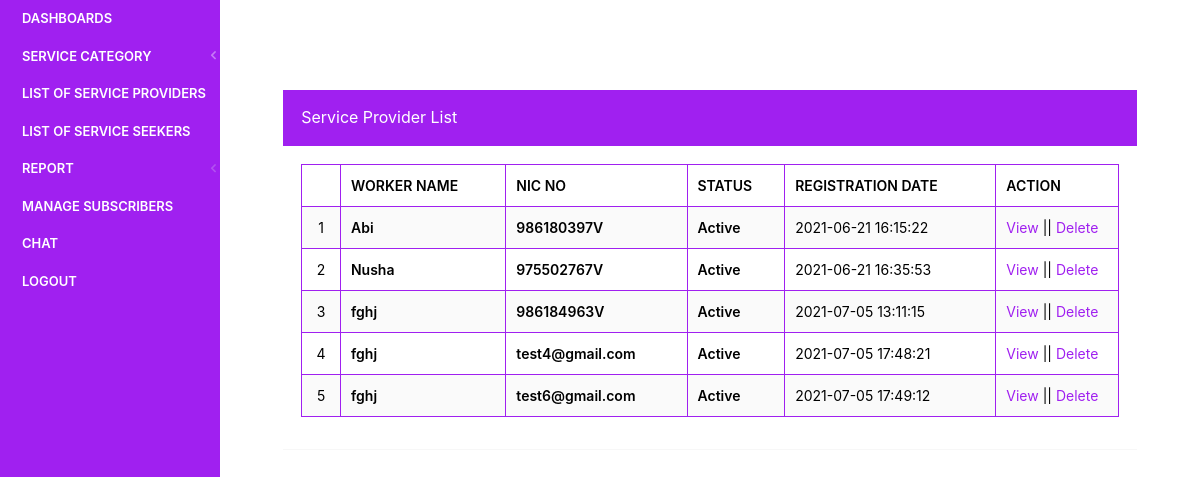
Page /findus/admin/employer-list.php (signed in) on the earlier database version.
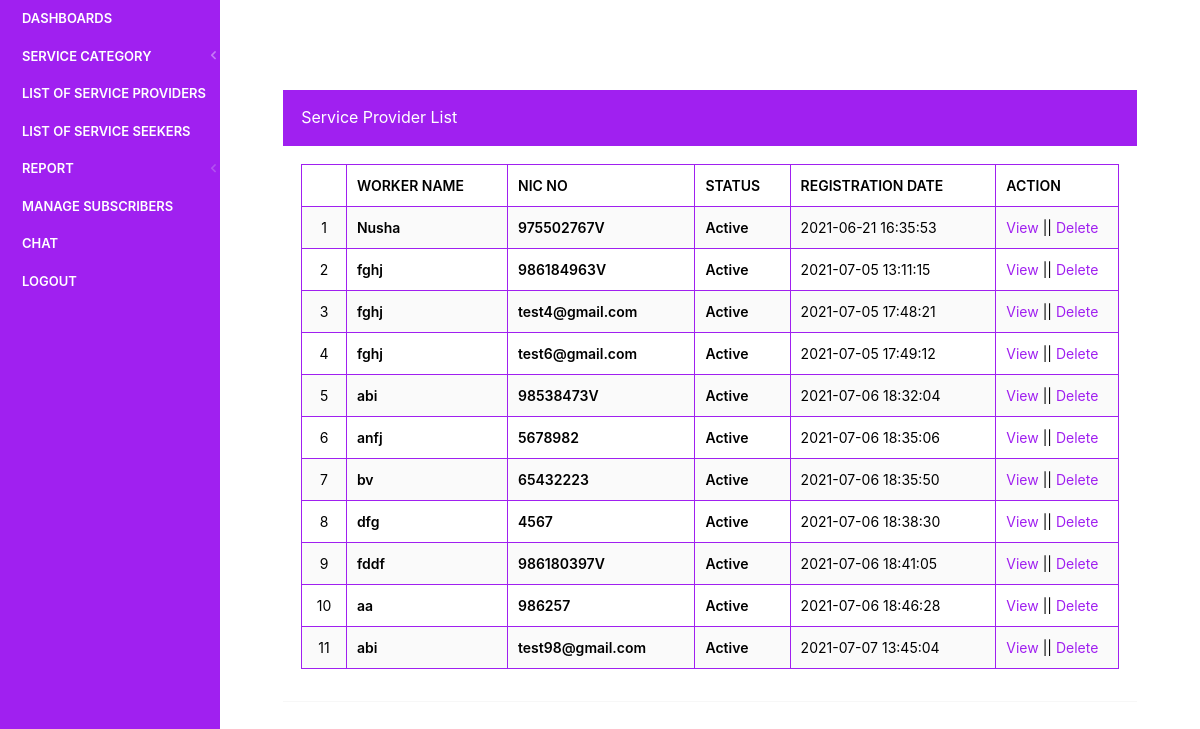
Same page on the later database version.
### tables this page shows
CREATE TABLE `tblemployers` (
  `id` int(11) NOT NULL,
  `Name` varchar(150) DEFAULT NULL,
  `NIC` varchar(250) DEFAULT NULL,
  `Email` varchar(250) DEFAULT NULL,
  `EmpPassword` varchar(250) DEFAULT NULL,
  `Image` varchar(200) DEFAULT NULL,
  `RegDtae` timestamp NULL DEFAULT current_timestamp(),
  `LastUpdationDate` timestamp NOT NULL DEFAULT current_timestamp() ON UPDATE current_timestamp(),
  `Is_Active` int(1) DEFAULT NULL
);

### findus/admin/employer-list.php (the view, shortened to what this page needs)
<?php
include('includes/dbconnection.php');
if (strlen($_SESSION['jpaid']==0)) {
  header('location:logout.php');
  } else{
  ?>
<!doctype html>
<html lang="en" class="no-focus">
    <head>
        <link rel="stylesheet" href="assets/js/plugins/datatables/dataTables.bootstrap4.min.css">
        <link rel="stylesheet" id="css-main" href="assets/css/codebase.min.css">
    </head>
    <body>
        <div id="page-container" class="sidebar-o sidebar-inverse side-scroll page-header-fixed main-content-narrow">
           <?php include_once('includes/sidebar.php');?>
            <main id="main-container">
                <div class="content">
                    <div class="block">
                        <div class="block-header bg-gd-emerald">
                                    <h1 class="block-title" style="color:#fff">Service Provider List</h1>
                                </div>
                        <div class="block-content block-content-full">
                            <table class="table table-bordered table-striped table-vcenter">
                                <thead>
                                    <tr>
                                        <th class="text-center" style="color:#000;"></th>
                                        <th style="color:#000;">Worker Name</th>
                                       <th style="color:#000;">Nic No</th>
                                        <th style="color:#000;">Status</th>
                                        <th class="d-none d-sm-table-cell" style="color:#000;">Registration Date</th>
                                        <th class="d-none d-sm-table-cell" style="width: 15%;color:#000;">Action</th>
                                       </tr>
                                </thead>
                                <tbody>
                                    <?php
$sql="SELECT * from tblemployers";
$query = $dbh -> prepare($sql);
$query->execute();
$results=$query->fetchAll(PDO::FETCH_OBJ);
$cnt=1;
if($query->rowCount() > 0)
{
foreach($results as $row)
{               ?>
                                    <tr>
                                        <td class="text-center" style="color:#000;"><?php echo htmlentities($cnt);?></td>
                                        <td class="font-w600" style="color:#000;"><?php  echo htmlentities($row->Name);?></td>
                                        <td class="font-w600" style="color:#000;"><?php  echo htmlentities($row->NIC);?></td>
                                        <?php if($row->Is_Active=='1'){ ?>
                                        <td class="font-w600" style="color:#000;"><?php echo "Active"; ?></td>
                                        <?php } else { ?>
                                            <td class="font-w600" style="color:#000;"><?php echo "Inactive"; ?></td><?php } ?>
                                        <td class="d-none d-sm-table-cell" style="color:#000;"><?php  echo htmlentities($row->RegDtae);?></td>
                                         <td class="d-none d-sm-table-cell" style="color:#000;"><a href="view-employer-details.php?viewid=<?php echo htmlentities ($row->id);?>">View</a> || <a href="employer-list.php?delid=<?php echo htmlentities ($row->id);?>" onclick="return confirm('Do you really want to Delete ?');" aria-hidden="true">Delete</a></td>
                                    </tr>
                                    <?php $cnt=$cnt+1;}} ?>
                                </tbody>
                            </table>
                        </div>
                    </div>
                </div>
            </main>
        </div>
    </body>
</html>
<?php }  ?>

### findus/admin/includes/sidebar.php (shortened to what this page needs)
<nav id="sidebar">
                <div class="navigation-col">
                    <div class="navbar navbar-inverse">
                        <div>
                            <ul class="nav-main" style="color:#fff;">
                                <li class="open" style="color:#fff;">
                                    <a href="dashboard.php"><span class="sidebar-mini-hide" style="color:#fff;">Dashboards</span></a>
                                </li>
                                <li>
                                    <a class="nav-submenu" style="color:#fff;" data-toggle="nav-submenu"><span class="sidebar-mini-hide" style="color:#fff;"></span>Service Category</a>
                                </li>
                                <li>
                                    <a href="employer-list.php"><span class="sidebar-mini-hide" style="color:#fff;">List of Service Providers</span></a>
                                </li>
                                 <li>
                                    <a href="reg-jobseekers.php"><span class="sidebar-mini-hide" style="color:#fff;">List of Service seekers</span></a>
                                </li>
                                <li>
                                    <a  class="nav-submenu" data-toggle="nav-submenu" href="#"><span class="sidebar-mini-hide" style="color:#fff;">Report</span></a>
                                </li>
                                <li>
                                    <a href="manage-subscribers.php"><span class="sidebar-mini-hide" style="color:#fff;">Manage Subscribers</span></a>
                                </li>
                                <li>
                                    <a target="_blank" href="../Chat/index.php"><span class="sidebar-mini-hide" style="color:#fff;">Chat</span></a>
                                </li>
                                <li>
                                    <a href="logout.php"><span class="sidebar-mini-hide" style="color:#fff;">LOGOUT</span></a>
                                </li>
                            </ul>
                        </div>
                    </div>
                </div>
            </nav>

Differences in the rows shown:
removed tblemployers: Name "Abi", NIC "986180397V", Is_Active "Active", RegDtae "2021-06-21 16:15:22"
added tblemployers: Name "abi", NIC "98538473V", Is_Active "Active", RegDtae "2021-07-06 18:32:04"
added tblemployers: Name "anfj", NIC "5678982", Is_Active "Active", RegDtae "2021-07-06 18:35:06"
added tblemployers: Name "bv", NIC "65432223", Is_Active "Active", RegDtae "2021-07-06 18:35:50"
added tblemployers: Name "dfg", NIC "4567", Is_Active "Active", RegDtae "2021-07-06 18:38:30"
added tblemployers: Name "fddf", NIC "986180397V", Is_Active "Active", RegDtae "2021-07-06 18:41:05"
added tblemployers: Name "aa", NIC "986257", Is_Active "Active", RegDtae "2021-07-06 18:46:28"
added tblemployers: Name "abi", NIC "test98@gmail.com", Is_Active "Active", RegDtae "2021-07-07 13:45:04"
